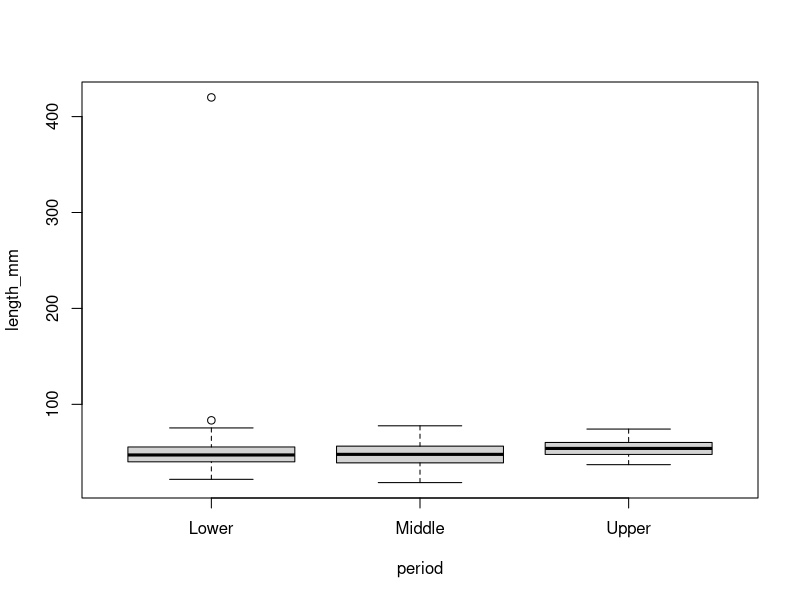
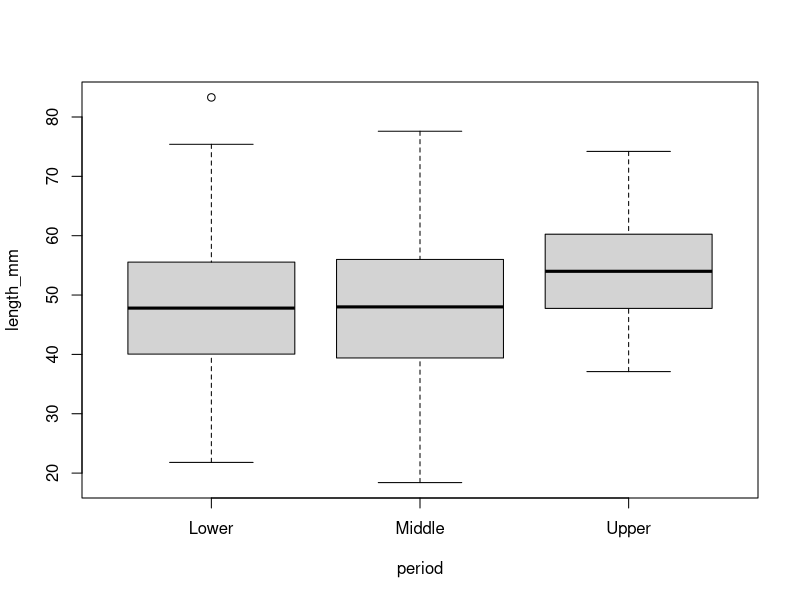

The R source for these figures, in order:
# =============================================================================
# LESSON: 02-1 (Data Cleaning)
# =============================================================================
# LEARNING OBJECTIVES:
#   1. Recognise four common categories of "dirty" data in a real dataset
#   2. Apply parse_number(), str_squish(), case_when(), and na_if() to fix
#      each category using the correct verb for the correct problem
#   3. Use a boxplot to visually detect outliers, then filter() them out
#   4. Produce a clean tibble that will be reused for all remaining lessons
#      this week - this is not a throwaway exercise,
#      it is our data pipeline for the rest of the workshop
# =============================================================================

library(tidyverse)

# WHY: students import the RAW file here, not a pre-cleaned one. Real
#      archaeological datasets - whether from your own fieldwork or a
#      legacy recording sheet inherited from a previous project - almost
#      never arrive ready to analyse. Learning to recognise and fix specific
#      categories of "dirt" is as core a skill as running a statistical test.
lithics_raw <- read_csv("data/lithics_raw.csv")

# INTERPRETATION: glimpse() shows length_mm, weight_g, thickness_mm,
# platform_mm, and giur all imported as <chr> (character) rather than <dbl>
# (double) - that is the first clue something is wrong. Numeric measurements
# should never import as text. This single observation is the entry point
# into the whole lesson.
glimpse(lithics_raw) # note chr and dbl

# =============================================================================
# PROBLEM 1: units suffixed onto numbers ("42.3mm", "12.6 g")
# =============================================================================
# WHY: digital calipers and some recording apps export measurements with the
#      unit attached as text. R correctly refuses to treat "42.3mm" as a
#      number, because it isn't one - it's a string that CONTAINS a number.
# FIX: parse_number() extracts the first numeric pattern from a string and
#      discards everything else (letters, units, currency symbols, etc).

lithics_step1 <- lithics_raw |>
  mutate(
    length_mm = parse_number(length_mm),
    platform_mm = parse_number(platform_mm),
    weight_g  = parse_number(weight_g)) |> 
  mutate(elongation = length_mm / width_mm) # so we can see this change

# INTERPRETATION: length_mm and weight_g are now <dbl>. Note thickness_mm,
# platform_mm, and giur are STILL <chr> - parse_number() only fixes the
# columns we apply it to. This is intentional: those three columns have a
# DIFFERENT problem (sentinel missing-value codes, Problem 4 below) that
# needs to be handled with care, not blindly parsed.

# =============================================================================
# PROBLEM 2: inconsistent whitespace in raw_material
# =============================================================================
# WHY: copy-pasting between spreadsheet cells or quick field-typing
#      introduces leading, trailing, or doubled internal spaces. "Chert" and
#      "  Chert  " look identical printed to a console but are NOT equal as
#      strings, which silently breaks any filter(raw_material == "Chert").
# FIX: str_squish() trims leading/trailing whitespace AND collapses repeated
#      internal whitespace down to a single space, in one call.

lithics_step2 <- lithics_step1 |>
  mutate(raw_material = str_squish(raw_material))

# INTERPRETATION: count distinct values before/after to SEE the fix working,
# rather than just trusting it happened.
lithics_step1 |> distinct(raw_material)   # whitespace variants still visible
lithics_step2 |> distinct(raw_material)   # whitespace collapsed, but case/typo remain

# =============================================================================
# PROBLEM 3: inconsistent capitalisation + one genuine typo
# =============================================================================
# WHY: across a field season, different recorders have different habits
#      (some always capitalise, some don't), and any dataset of meaningful
#      size will contain at least one genuine typo. Lowercasing fixes the
#      FIRST problem but cannot fix the SECOND - a typo is not a casing
#      issue, it is a different spelling entirely, and needs an explicit
#      lookup/recode step.
# FIX: str_to_lower() normalises case. case_when() then acts as an explicit,
#      auditable lookup table for anything that still doesn't match a known
#      category - in this dataset, the typo "chrt" cannot be confidently
#      assigned to "basic chert" or "fine chert", so the honest choice is to
#      convert it to NA rather than guess.

lithics_step3 <- lithics_step2 |>
  mutate(raw_material = str_to_lower(raw_material)) |>
  mutate(raw_material = str_to_title(raw_material))   # restore display case

# INTERPRETATION: this is a genuine archaeological judgment call, not just a
# coding exercise. A rushed field note reading "chrt" doesn't tell us
# whether the original recorder meant basic or fine chert. Converting to NA
# is the conservative, defensible choice - it preserves the artefact's
# OTHER measurements while honestly admitting we don't know its material
# grade. Guessing (e.g. always assigning to the more common category) would
# introduce a silent, undocumented bias into every later analysis.
lithics_step3 |> count(raw_material)

# =============================================================================
# PROBLEM 4: outliers and physically impossible values
# =============================================================================
# WHY: distinct from formatting/sentinel issues - these are DATA ENTRY
#      errors that produce values which are technically numeric and
#      technically "present", but archaeologically impossible or wildly
#      implausible. The correct workflow is ALWAYS look first, then act -
#      never filter() blindly on a threshold you haven't visually justified.
# FIX: visualise with a boxplot to SEE which points are flagged as extreme,
#      confirm they are implausible (not just unusual), then filter() them
#      out explicitly - never silently.

# WHY THIS PLOT: a boxplot is the right tool here because it shows the
# distribution shape AND flags points beyond 1.5*IQR automatically - exactly
# the visual signal that should make a student stop and look closer. Don't use 
# ggplot yet, show base plot first, then ggplot is the upgrade
boxplot(length_mm ~ period, data = lithics_step3) # repeat for weight_g, thickness, giur

# INTERPRETATION: one point near 420mm is not just an outlier relative to
# its period - it is larger than almost any unmodified flake in the
# Palaeolithic record. This is very likely a decimal-place data entry slip
# (42.0mm typed as 420.0mm), not a real giant flake.

lithics_clean <- lithics_step3 |>
  filter(
    length_mm < 200,        # no unmodified flake in this assemblage exceeds
    weight_g < 500,           # no flake this size/density combination should
    thickness_mm > 0,        # approach 500g - flags the transposed-weight row
    giur <= 1)

# INTERPRETATION: compare row counts before/after filter() to quantify how
# much was removed - this number should be SMALL (a handful of rows out of
# 300). If a filter() step ever removes a large fraction of the dataset,
# that is a sign the threshold is wrong, not that the data is that bad.
# nrow(lithics_step3) - nrow(lithics_clean)

# recheck the plot to confirm that 
boxplot(length_mm ~ period, data = lithics_clean)

# =============================================================================
# FINAL CHECK: confirm the cleaned tibble is ready for the remaining lessons
# =============================================================================
# INTERPRETATION: every measurement column should now show <dbl>, every
# categorical column should show <fct>, and there should be no remaining
# "-999" or stray whitespace anywhere. This is the exact tibble used for
# every statistical test and plot for the rest of the workshop.
glimpse(lithics_clean)

write_csv(lithics_clean, "data/lithics_clean.csv")
